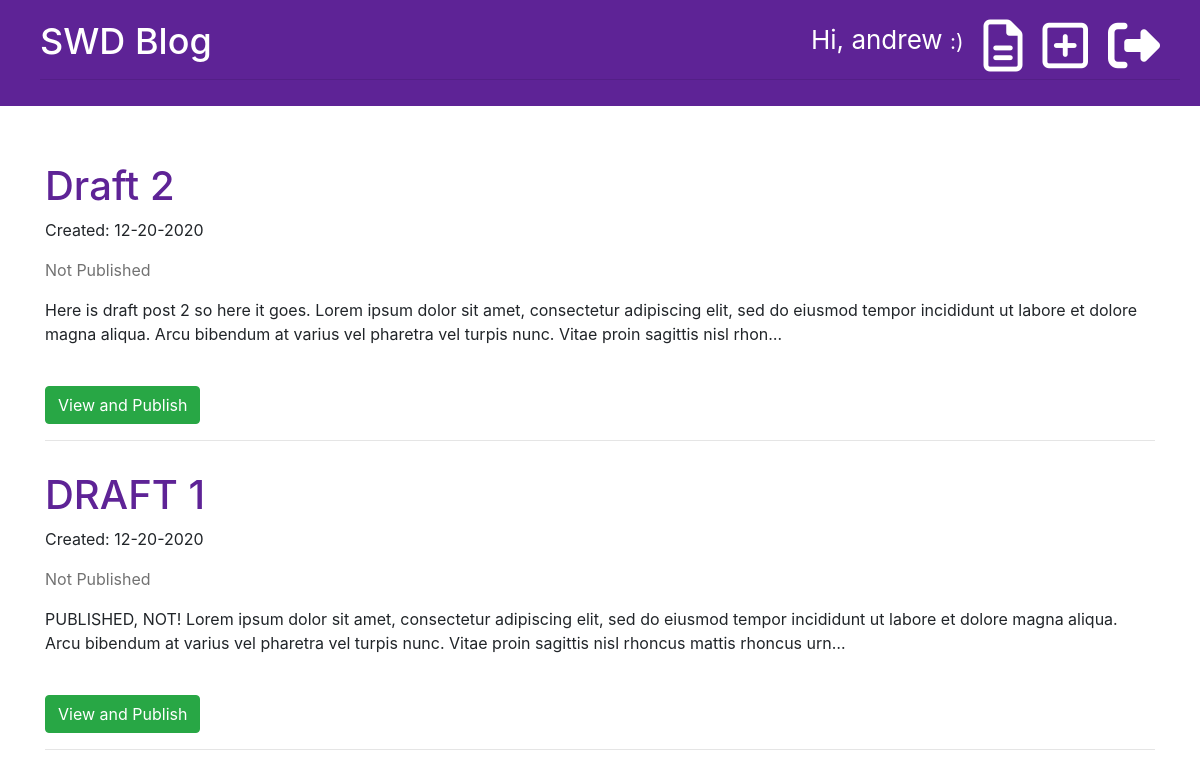
Page /drafts/ (signed in) on the earlier database version.
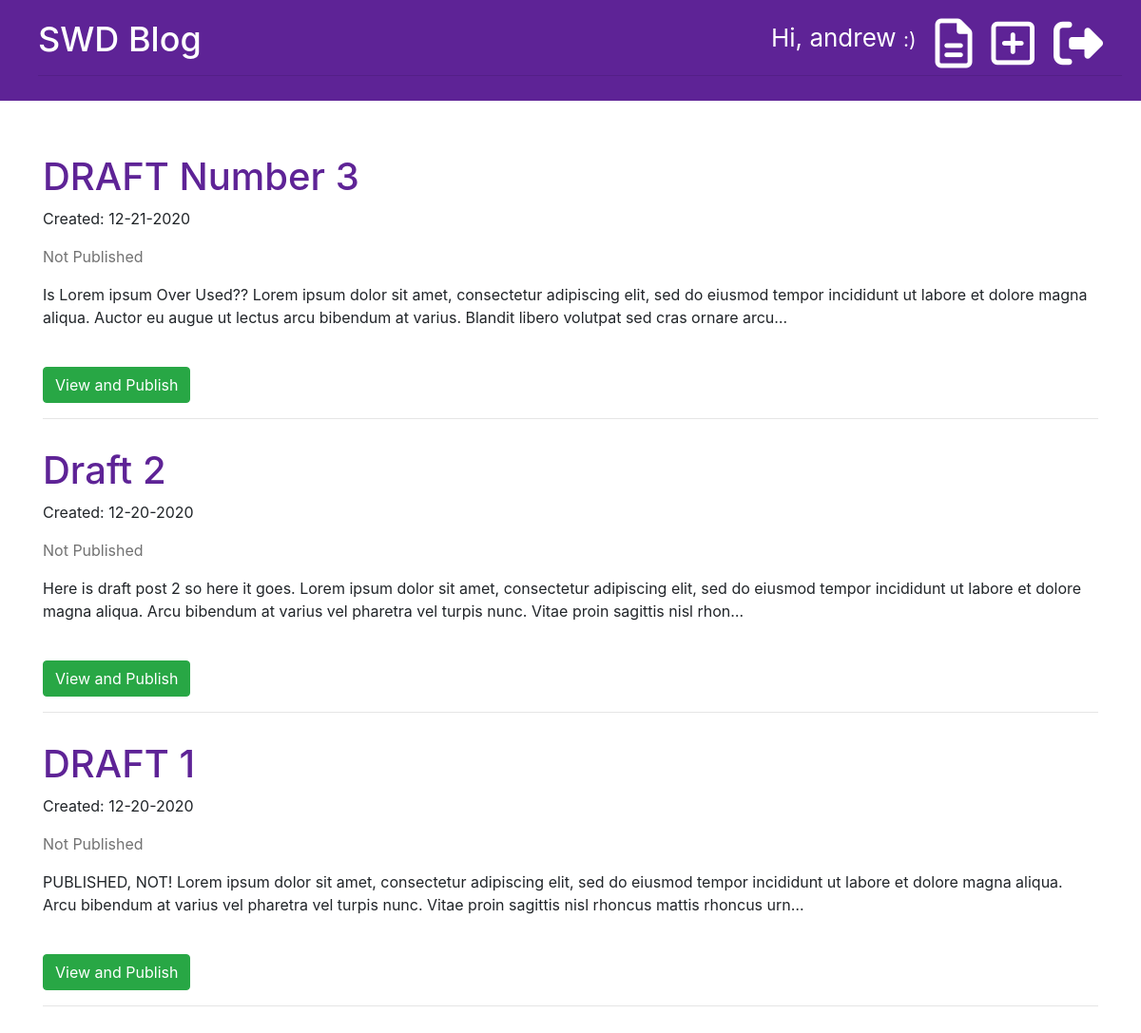
Same page on the later database version.
### blog/models.py (models this page shows, shortened)
class Post(models.Model):
    author = models.ForeignKey('auth.User', on_delete=models.CASCADE)
    title = models.CharField(max_length=200)
    text = models.TextField()
    created_date = models.DateTimeField(default=timezone.now)
    published_date = models.DateTimeField(blank=True, null=True)

### blog/views.py (the view)
# urls.py: path('drafts/', views.post_draft_list, name='post_draft_list'),
@login_required
def post_draft_list(request):
    posts = Post.objects.filter(
        published_date__isnull=True).order_by('-created_date')
    stuff_for_frontend = {'posts': posts}
    return render(request, 'blog/post_draft_list.html', stuff_for_frontend)

### blog/templates/blog/post_draft_list.html (shortened to what this page needs)
{% extends 'blog/base.html' %}
{% block content %}
    {% for post in posts %}
        <p>
            <div class="post">
                <h1><a href="{% url 'post_detail' pk=post.pk %}">{{ post.title }}</a></h1>
                <p class="date">Created: {{ post.created_date|date:'m-d-Y' }}</p>
                <p class="published-date">Not Published</p>
                <p>{{ post.text|truncatechars:250 }}</p>
                <br>
                <a href="{% url 'post_detail' pk=post.pk %}"><div class="btn btn-success">View and Publish</div></a>
                <hr>
            </div>
        </p>
    {% endfor %}
{% endblock %}

Differences in the rows shown:
now on this page (row edited): Post: title "DRAFT Number 3", created_date "12-21-2020", text "Is Lorem ipsum Over Used?? Lorem ipsum dolor sit amet, consectetur adipiscing elit, sed do eiusmod tempor incididunt ut labore et dolore magna aliqua. Auctor eu augue ut lectus arcu bibendum at varius. Blandit libero volutpat sed cras ornare arcu…"
